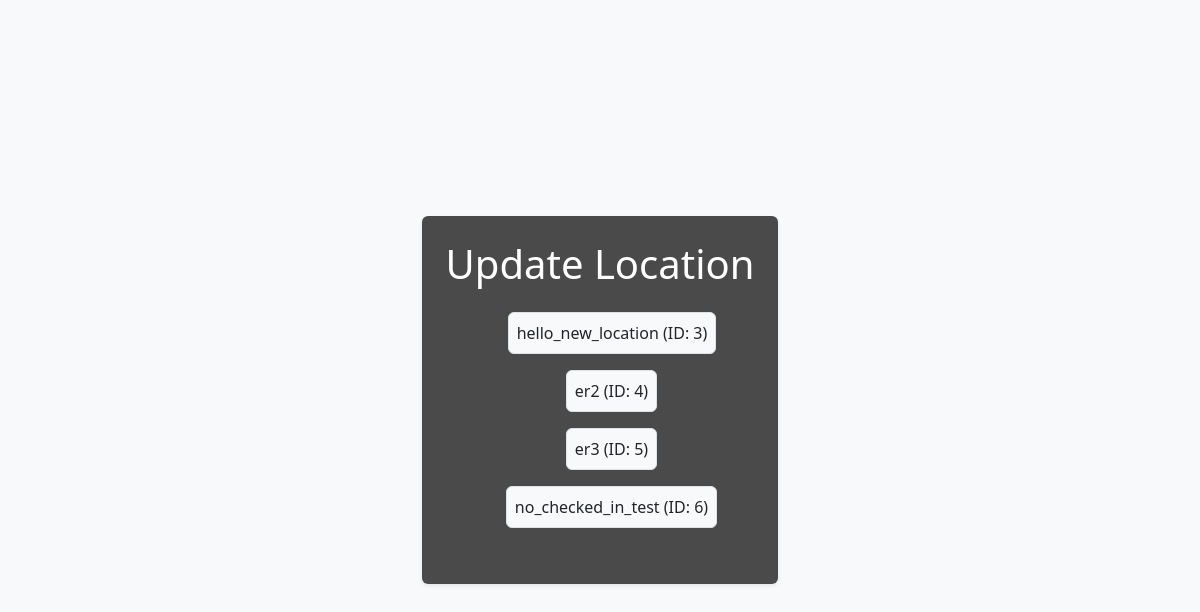
Page /game_admin/update-location/ (signed in) on the committed database.
### locations/models.py (models this page shows, shortened)
class Location(models.Model):
    locID = models.AutoField(primary_key=True)
    latitude = models.FloatField()
    longitude = models.FloatField()
    address = models.TextField(default="Exeter")
    location_name = models.CharField(max_length=100, default="Location Name")  # User-defined name
    locked_by = models.ForeignKey('self', on_delete=models.SET_NULL, null=True, blank=True)
    task1_id = models.CharField(null=True, blank=True, max_length=100)
    task2_id = models.CharField(null=True, blank=True, max_length=100)

### locations/views.py (the view)
# urls.py: path('game_admin/update-location/', views.location_list, name='location_list'), #Update or edit a location
@login_required
def location_list(request):
    if request.user.account_type != AccountType.ADMIN.value:
        return HttpResponseForbidden(page_forbidden_string)
    locations = Location.objects.all()
    return render(request, 'locations/location_list.html', {'locations': locations})

### locations/templates/locations/location_list.html (shortened to what this page needs)
<!DOCTYPE html>
<html lang="en">
  <head>
    <link
      href="https://cdn.jsdelivr.net/npm/bootstrap@5.3.3/dist/css/bootstrap.min.css"
      rel="stylesheet"
    />
  </head>
  <body
    class="d-flex justify-content-center align-items-center min-vh-100 bg-light"
    style="
      background-image: url('https://images.unsplash.com/reserve/bOvf94dPRxWu0u3QsPjF_tree.jpg?fm=jpg&q=60&w=3000&ixlib=rb-4.0.3&ixid=M3wxMjA3fDB8MHxzZWFyY2h8M3x8bmF0dXJhbHxlbnwwfHwwfHx8MA%3D%3D');
      background-size: cover;
      background-position: center center;
      background-repeat: no-repeat;
      background-attachment: fixed;
    "
  >
    <div
      class="text-center p-4 rounded shadow-sm mx-auto"
      style="background-color: rgba(0, 0, 0, 0.7); color: white"
    >
      <h1 class="mb-4">Update Location</h1>
      <div class="input-group mb-3 d-flex flex-column align-items-center">
        {% for location in locations %}
        <div class="form-check mb-3">
          <a
            href="{% url 'locations:update_location' locID=location.locID %}"
            class="form-check-label d-block p-2 border rounded bg-light text-dark text-decoration-none"
          >
            {{ location.location_name }} (ID: {{ location.locID }})
          </a>
        </div>
        {% endfor %}
      </div>
    </div>
  </body>
</html>

### rows in the picture
Location: location_name "hello_new_location", locID "3"
Location: location_name "er2", locID "4"
Location: location_name "er3", locID "5"
Location: location_name "no_checked_in_test", locID "6"
